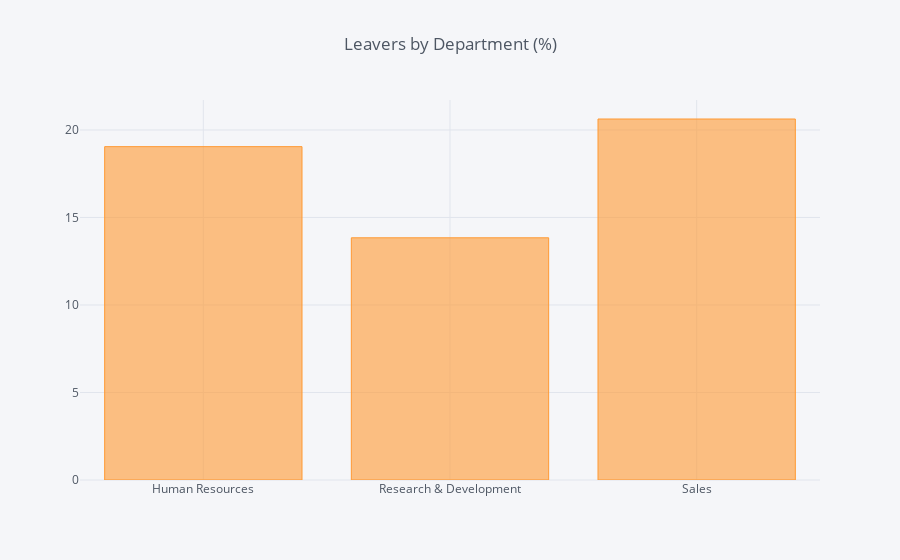

Notebook code for this chart:
### Code cell
df_Department = pd.DataFrame(columns=["Department", "% of Leavers"])
i=0
for field in list(df_HR['Department'].unique()):
    ratio = df_HR[(df_HR['Department']==field)&(df_HR['Attrition']=="Yes")].shape[0] / df_HR[df_HR['Department']==field].shape[0]
    df_Department.loc[i] = (field, ratio*100)
    i += 1
    #print("In {}, the ratio of leavers is {:.2f}%".format(field, ratio*100))    
df_DF = df_Department.groupby(by="Department").sum()
df_DF.iplot(kind='bar',title='Leavers by Department (%)')

### Figure 1 — Plotly figure (JSON) as saved in the notebook; plotly's stock layout.template omitted (floating-point values rounded to 4 significant figures)
{"data": [{"marker": {"color": "rgba(255, 153, 51, 0.6)", "line": {"color": "rgba(255, 153, 51, 1.0)", "width": 1}}, "name": "% of Leavers", "orientation": "v", "text": "", "type": "bar", "uid": "de87afa4-516c-430c-baf1-4318da85bbba", "x": ["Human Resources", "Research & Development", "Sales"], "y": [19.05, 13.84, 20.63]}], "layout": {"legend": {"bgcolor": "#F5F6F9", "font": {"color": "#4D5663"}}, "paper_bgcolor": "#F5F6F9", "plot_bgcolor": "#F5F6F9", "title": {"font": {"color": "#4D5663"}, "text": "Leavers by Department (%)"}, "xaxis": {"gridcolor": "#E1E5ED", "showgrid": true, "tickfont": {"color": "#4D5663"}, "title": {"font": {"color": "#4D5663"}, "text": ""}, "zerolinecolor": "#E1E5ED"}, "yaxis": {"gridcolor": "#E1E5ED", "showgrid": true, "tickfont": {"color": "#4D5663"}, "title": {"font": {"color": "#4D5663"}, "text": ""}, "zerolinecolor": "#E1E5ED"}}}
